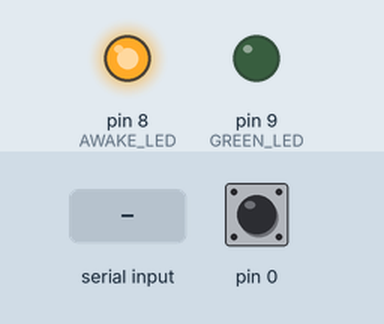
The sketch below on a simulated Arduino Uno, built with avr-gcc and run on an emulated ATmega328P. Shown: output pins drawn as LEDs (lit = HIGH). Dashed ring = blinking. The inputs (shaded band) are chosen by the test bench; at power-on: pin 0 LOW. Sleep ends after the set time or at an interrupt; what the sketch prints to the serial monitor is not drawn.

Above: at 1.2 s.
1.3 s: "200\n" received over Serial
At 1.4 s:
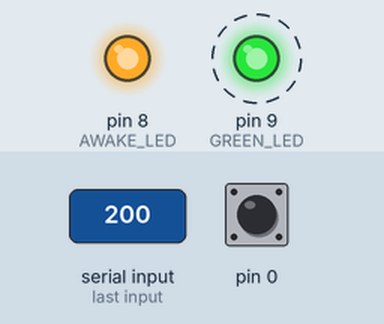
3.4 s: "90,45\n" received over Serial
At 3.9 s:
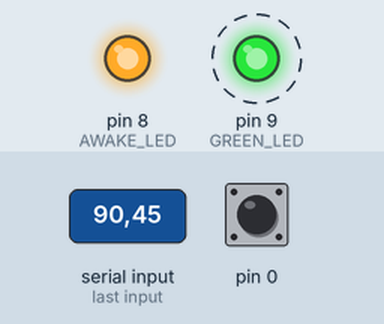
6.4 s: pin 0 pulsed HIGH 5 times (0.12 s each, 0.3 s apart)
9.4 s: "30,150\n" received over Serial
12.4 s: pin 0 driven HIGH
At 15.1 s:
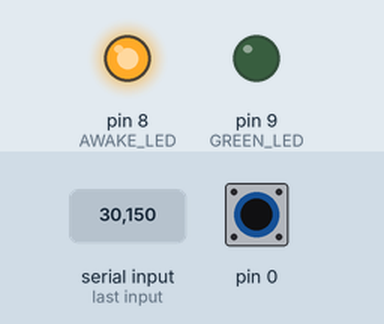
Timing chart, 0 to 16.4 s (numbered marks = the images above; inputs shaded):
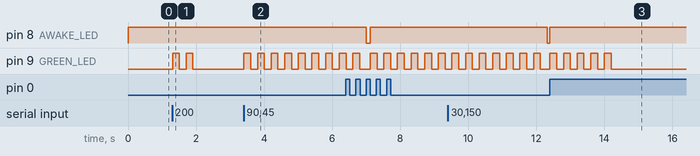

Measured:
- after the input at 1.3 s, pin 9 (GREEN_LED): alternates HIGH for 0.20 s and LOW for 0.20 s, 4 changes in all, then stays LOW, starting at once
- after the input at 3.4 s, pin 9 (GREEN_LED): alternates HIGH for 0.20 s and LOW for 0.20 s, starting at once
- after the input at 9.4 s, pin 8 (AWAKE_LED): HIGH → LOW after 2.9 s
- after the input at 12.4 s, pin 8 (AWAKE_LED): LOW → HIGH at once; pin 9 (GREEN_LED): alternates HIGH for 0.20 s and LOW for 0.20 s, 10 changes in all, then stays LOW, starting at once

The sketch:

arduino_wakeup_by_uart.ino
```cpp
#include <avr/sleep.h>
#include <avr/power.h>

const byte AWAKE_LED = 8;
const byte GREEN_LED = 9;
const unsigned long WAIT_TIME = 5000;

ISR (PCINT2_vect)
{
  // handle pin change interrupt for D0 to D7 here
}  // end of PCINT2_vect

void setup()
{
  pinMode (GREEN_LED, OUTPUT);
  pinMode (AWAKE_LED, OUTPUT);
  digitalWrite (AWAKE_LED, HIGH);
  Serial.begin (9600);
} // end of setup

unsigned long lastSleep;

void loop()
{
  if (millis () - lastSleep >= WAIT_TIME)
  {
    lastSleep = millis ();

    noInterrupts ();

    byte old_ADCSRA = ADCSRA;
    // disable ADC
    ADCSRA = 0;
    // pin change interrupt (example for D0)
    PCMSK2 |= bit (PCINT16); // want pin 0
    PCIFR  |= bit (PCIF2);   // clear any outstanding interrupts
    PCICR  |= bit (PCIE2);   // enable pin change interrupts for D0 to D7

    set_sleep_mode (SLEEP_MODE_PWR_DOWN);
    power_adc_disable();
    power_spi_disable();
    power_timer0_disable();
    power_timer1_disable();
    power_timer2_disable();
    power_twi_disable();

    UCSR0B &= ~bit (RXEN0);  // disable receiver
    UCSR0B &= ~bit (TXEN0);  // disable transmitter

    sleep_enable();
    digitalWrite (AWAKE_LED, LOW);
    interrupts ();
    sleep_cpu ();
    digitalWrite (AWAKE_LED, HIGH);
    sleep_disable();
    power_all_enable();

    ADCSRA = old_ADCSRA;
    PCICR  &= ~bit (PCIE2);   // disable pin change interrupts for D0 to D7
    UCSR0B |= bit (RXEN0);  // enable receiver
    UCSR0B |= bit (TXEN0);  // enable transmitter
  }  // end of time to sleep
  Serial.println("hahaha\n");
  if (Serial.available () > 0)
  {
    byte flashes = Serial.read () - '0';
    if (flashes > 0 && flashes < 10)
      {
      // flash LED x times
      for (byte i = 0; i < flashes; i++)
        {
        digitalWrite (GREEN_LED, HIGH);
        delay (200);
        digitalWrite (GREEN_LED, LOW);
        delay (200);
        }
      }
  }  // end of if
}  // end of loop
```
